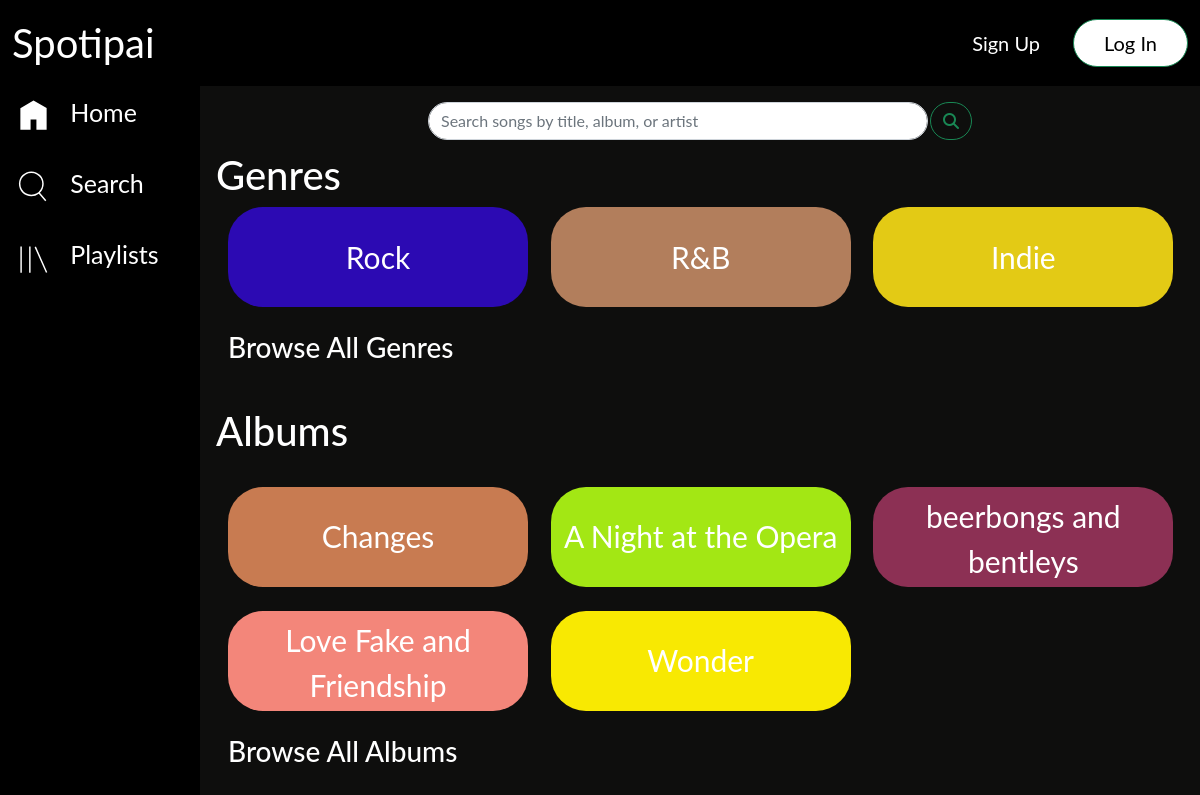
The page /search.php on the database as committed earlier.
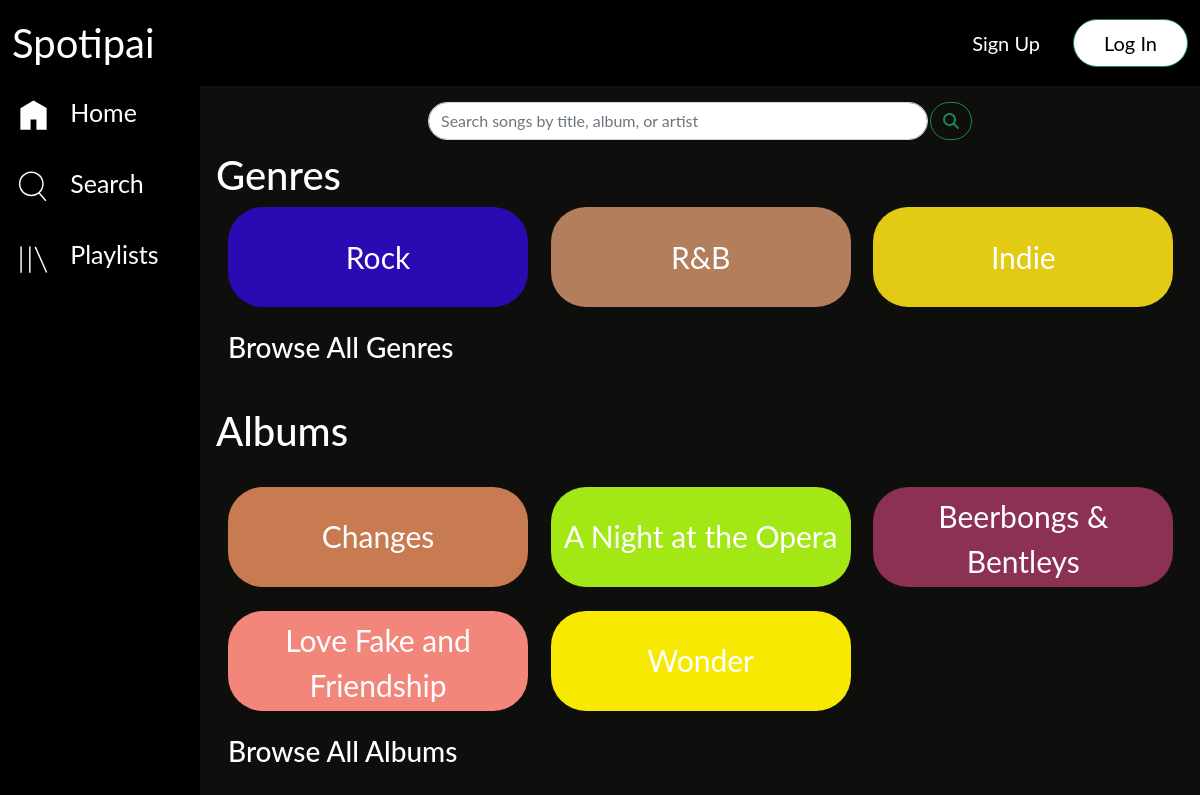
The same page on the database as committed later.
### tables this page shows
CREATE TABLE `album` (
  `id_album` int(3) NOT NULL,
  `id_artist` int(3) NOT NULL,
  `title` varchar(150) NOT NULL,
  `year` int(4) NOT NULL
);

### search-content.php (the view, shortened to what this page needs)
<div class="content">
  <div class="md-form mt-0">
    <table style="margin-top: 70px;" align="center">
      <tr>
        <form action="search_result.php" method="post">
          <td>
            <input name="key" class="form-control" type="text" placeholder="Search songs by title, album, or artist" aria-label="Search" style="width: 500px; border-radius:35px">
          </td>
          <td><button type="submit" style="border-radius: 35px;" class="btn btn-outline-success"><i class="fas fa-search"></i></button></td>
        </form>
      </tr>
    </table>
  </div>
  <h1 style="color: white; margin-top: 10px;">Genres</h1>
  <div class="container">
    <div class="row">
      <?php
      $ambilgenre = $koneksi->query("SELECT * FROM genre ORDER BY rand() LIMIT 3");
      while ($datagenre = $ambilgenre->fetch_assoc()) {
      ?>
        <div class="col-sm-4 mb-4">
          <button class="btn btn-block" onclick="window.location.href='genre_song.php?id_genre=<?= $datagenre['id_genre'] ?>';" style="background-color: <?php echo '#' . substr(str_shuffle('ABCDEF0123456789'), 0, 6); ?>;">
            <?= $datagenre['nama_genre'] ?>
          </button>
        </div>
      <?php } ?>
    </div>
    <h3><a href="genres.php" style="color:white;">Browse All Genres</a></h3>
  </div>
  <br>
  <h1 style="color: white; margin-top: 10px;">Albums</h1>
  <br>
  <div class="container" id="container2">
    <div class="row">
      <?php
      $ambilalbum = $koneksi->query("SELECT * FROM album ORDER BY rand() LIMIT 5");
      while ($dataalbum = $ambilalbum->fetch_assoc()) {
      ?>
        <div class="col-sm-4 mb-4">
          <button class="btn btn-block" onclick="window.location.href='album_song.php?id_album=<?= $dataalbum['id_album'] ?>';" style="background-color: <?php echo '#' . substr(str_shuffle('ABCDEF0123456789'), 0, 6); ?>;">
            <?= $dataalbum['title'] ?>
          </button>
        </div>
      <?php } ?>
    </div>
    <h3><a href="albums.php" style="color: white;">Browse All Albums</a></h3>
  </div>
</div>

Rows that differ between the two databases and show on the page:
changed album: title "beerbongs and bentleys" → "Beerbongs & Bentleys"
